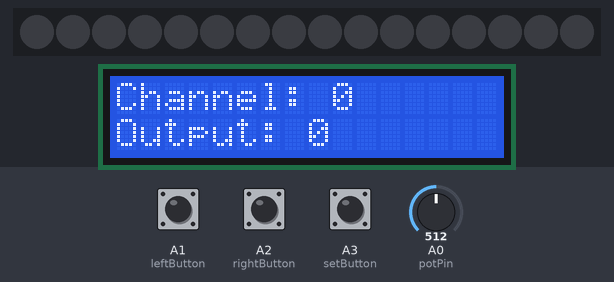
The sketch below on a simulated Arduino Uno, built with avr-gcc and run on an emulated ATmega328P. On the bench: 16 RGB LEDs in strip order, left to right, 16×2 character LCD. The test bench sets the inputs (shaded band); at power-on: A3 (setButton) LOW, A2 (rightButton) LOW, A0 (potPin) = 512, A1 (leftButton) LOW. Dim RGB values are drawn brighter than linear.

Above: at 1.2 s.
1.3 s: A3 (setButton) pulled HIGH for 0.15 s
At 2.1 s:
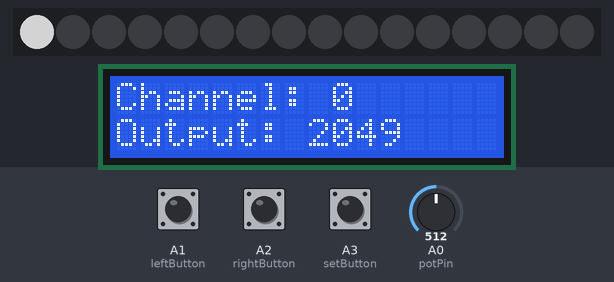
4.4 s: A2 (rightButton) pulled HIGH for 1 s
At 4.7 s:
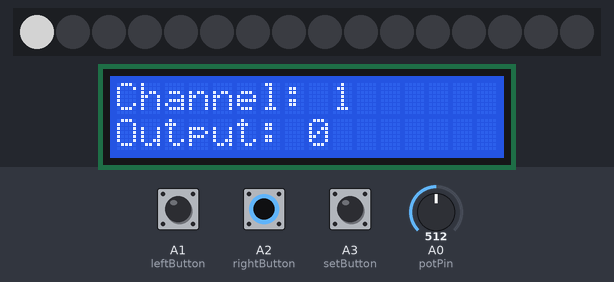
8.4 s: A2 (rightButton) pulled HIGH for 0.15 s
17.7 s: A2 (rightButton) pulled HIGH for 3.2 s
Timing chart, 0 to 20.7 s (numbered marks = the images above; inputs shaded):
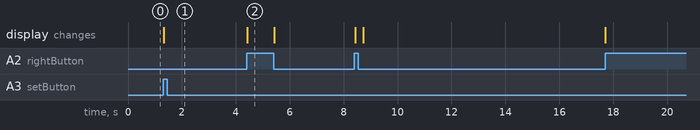

Measured:
- after the input at 1.3 s, the display: changes at once (image 1)
- after the input at 4.4 s, the display: changes at once (image 2)

The sketch:

SquareWaveGenerator.ino
```cpp
/*
* A simple square wave generator using a tlc5940 IC, an LCD and some buttons
* Author: Daniel Moses
*/

/*
* PINOUTS:
* LCD on pins 8, 7, 6, 5, 4 and 2
* TLC5940 on the default pins for the library
* buttons: left: A1
* right: A2
* set: A3
*/
#include "Tlc5940.h"
#include <LiquidCrystal.h>

/* declarations for the potentiometer */
const int potPin = A0;
int potInput;

/* declarations for the LCD */
LiquidCrystal lcd(8, 7, 6, 5, 4, 2);

/* declarations for the buttons */
const int leftButton = A1;
const int rightButton = A2;
const int setButton = A3;

/* declarations for the tlc5940 */
int currentOutputValue;

void printToLCD(int channel)
{
  lcd.clear();
  lcd.home();
  lcd.print("Channel: ");
  lcd.print(channel, DEC);
  lcd.setCursor(0, 1);
  int output = Tlc.get(channel);
  lcd.print("Output: ");
  lcd.print(output, DEC);
}

void generateSquareWave(int channel, int output)
{
  Tlc.set(channel, output);
  Tlc.update();
}


void setup()
{
  Tlc.init();

  lcd.begin(16, 2);

  pinMode(leftButton, INPUT);
  pinMode(rightButton, INPUT);
  pinMode(setButton, INPUT);

}

void loop()
{
  potInput = analogRead(potPin);
  currentOutputValue = map(potInput, 0, 1023, 0, 4095);

  int leftButtonPressed = digitalRead(leftButton);
  int rightButtonPressed = digitalRead(rightButton);
  int setButtonPressed = digitalRead(setButton);

  int currentChannel = 0;

  if (leftButtonPressed == HIGH && currentChannel != 0)
  {
    currentChannel--;
  }

  else if (rightButtonPressed == HIGH && currentChannel != 15)
	{
    currentChannel++;
  }

  if (setButtonPressed == HIGH)
  {
    generateSquareWave(currentChannel, currentOutputValue);
  }

  printToLCD(currentChannel);
}
```
